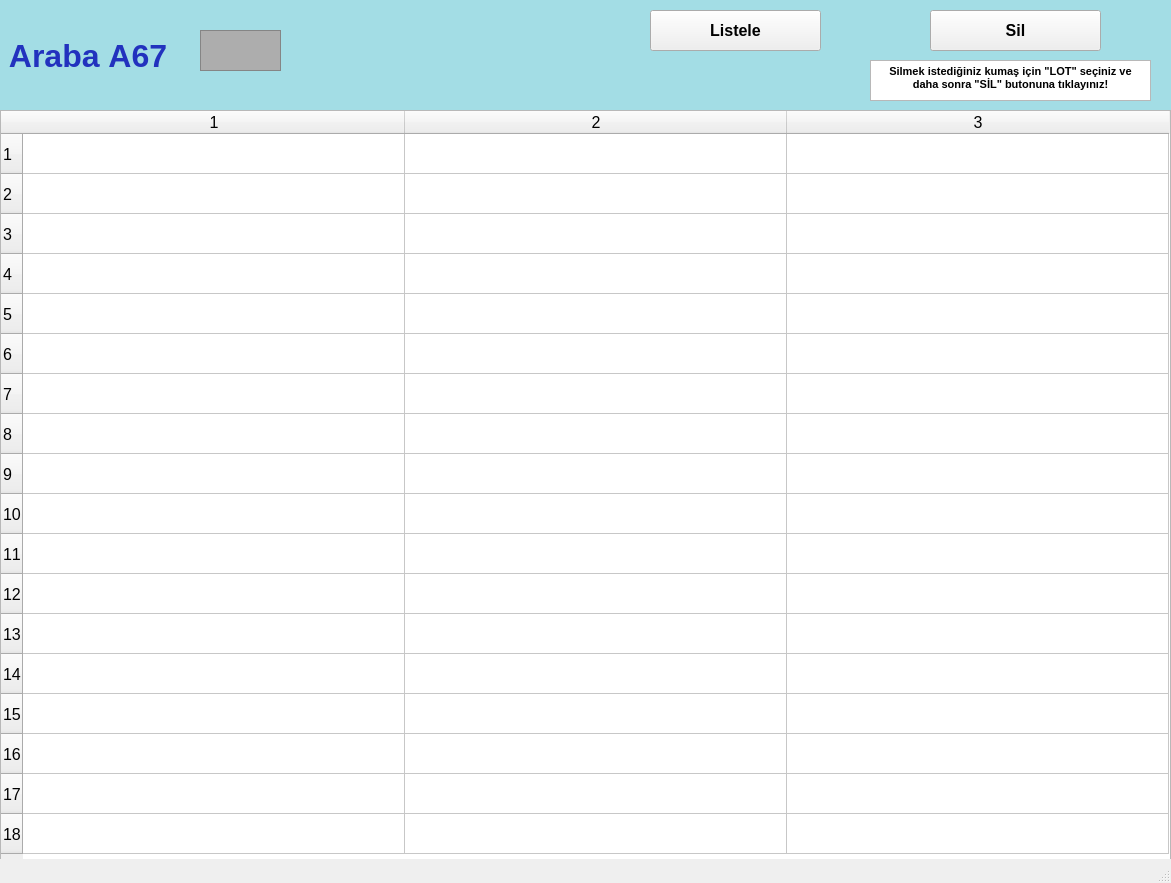
<?xml version="1.0" encoding="UTF-8"?>
<ui version="4.0">
 <class>arabalarA67_ekran</class>
 <widget class="QMainWindow" name="arabalarA67_ekran">
  <property name="geometry">
   <rect>
    <x>0</x>
    <y>0</y>
    <width>1171</width>
    <height>883</height>
   </rect>
  </property>
  <property name="font">
   <font>
    <pointsize>12</pointsize>
    <weight>50</weight>
    <bold>false</bold>
    <kerning>false</kerning>
   </font>
  </property>
  <property name="windowTitle">
   <string/>
  </property>
  <widget class="QWidget" name="centralwidget">
   <widget class="QLabel" name="arabaA1yazi_lbl">
    <property name="geometry">
     <rect>
      <x>0</x>
      <y>0</y>
      <width>1171</width>
      <height>111</height>
     </rect>
    </property>
    <property name="font">
     <font>
      <pointsize>24</pointsize>
      <weight>75</weight>
      <bold>true</bold>
     </font>
    </property>
    <property name="styleSheet">
     <string notr="true">background-color: rgb(163, 221, 229);
color: rgb(34, 50, 190);</string>
    </property>
    <property name="text">
     <string> Araba A67</string>
    </property>
   </widget>
   <widget class="QFrame" name="arabaA1_img">
    <property name="geometry">
     <rect>
      <x>200</x>
      <y>30</y>
      <width>81</width>
      <height>41</height>
     </rect>
    </property>
    <property name="styleSheet">
     <string notr="true">background-color: rgb(173, 173, 173);</string>
    </property>
    <property name="frameShape">
     <enum>QFrame::StyledPanel</enum>
    </property>
    <property name="frameShadow">
     <enum>QFrame::Raised</enum>
    </property>
   </widget>
   <widget class="QPushButton" name="listele67_btn">
    <property name="geometry">
     <rect>
      <x>650</x>
      <y>10</y>
      <width>171</width>
      <height>41</height>
     </rect>
    </property>
    <property name="font">
     <font>
      <pointsize>12</pointsize>
      <weight>75</weight>
      <bold>true</bold>
     </font>
    </property>
    <property name="text">
     <string>Listele</string>
    </property>
   </widget>
   <widget class="QTableWidget" name="A67_tw">
    <property name="geometry">
     <rect>
      <x>0</x>
      <y>110</y>
      <width>1171</width>
      <height>751</height>
     </rect>
    </property>
    <property name="baseSize">
     <size>
      <width>0</width>
      <height>0</height>
     </size>
    </property>
    <property name="rowCount">
     <number>18</number>
    </property>
    <property name="columnCount">
     <number>3</number>
    </property>
    <attribute name="horizontalHeaderVisible">
     <bool>true</bool>
    </attribute>
    <attribute name="horizontalHeaderCascadingSectionResizes">
     <bool>false</bool>
    </attribute>
    <attribute name="horizontalHeaderDefaultSectionSize">
     <number>382</number>
    </attribute>
    <attribute name="horizontalHeaderMinimumSectionSize">
     <number>38</number>
    </attribute>
    <attribute name="verticalHeaderDefaultSectionSize">
     <number>40</number>
    </attribute>
    <attribute name="verticalHeaderMinimumSectionSize">
     <number>23</number>
    </attribute>
    <row/>
    <row/>
    <row/>
    <row/>
    <row/>
    <row/>
    <row/>
    <row/>
    <row/>
    <row/>
    <row/>
    <row/>
    <row/>
    <row/>
    <row/>
    <row/>
    <row/>
    <row/>
    <column/>
    <column/>
    <column/>
   </widget>
   <widget class="QPushButton" name="sil67_btn">
    <property name="geometry">
     <rect>
      <x>930</x>
      <y>10</y>
      <width>171</width>
      <height>41</height>
     </rect>
    </property>
    <property name="font">
     <font>
      <pointsize>12</pointsize>
      <weight>75</weight>
      <bold>true</bold>
     </font>
    </property>
    <property name="text">
     <string>Sil</string>
    </property>
   </widget>
   <widget class="QTextBrowser" name="textBrowser">
    <property name="geometry">
     <rect>
      <x>870</x>
      <y>60</y>
      <width>281</width>
      <height>41</height>
     </rect>
    </property>
    <property name="html">
     <string>&lt;!DOCTYPE HTML PUBLIC &quot;-//W3C//DTD HTML 4.0//EN&quot; &quot;http://www.w3.org/TR/REC-html40/strict.dtd&quot;&gt;
&lt;html&gt;&lt;head&gt;&lt;meta name=&quot;qrichtext&quot; content=&quot;1&quot; /&gt;&lt;style type=&quot;text/css&quot;&gt;
p, li { white-space: pre-wrap; }
&lt;/style&gt;&lt;/head&gt;&lt;body style=&quot; font-family:'MS Shell Dlg 2'; font-size:12pt; font-weight:400; font-style:normal;&quot;&gt;
&lt;p align=&quot;center&quot; style=&quot; margin-top:0px; margin-bottom:0px; margin-left:0px; margin-right:0px; -qt-block-indent:0; text-indent:0px;&quot;&gt;&lt;span style=&quot; font-size:8pt; font-weight:600;&quot;&gt;Silmek istediğiniz kumaş için &amp;quot;LOT&amp;quot; seçiniz ve daha sonra &amp;quot;SİL&amp;quot; butonuna tıklayınız!&lt;/span&gt;&lt;/p&gt;&lt;/body&gt;&lt;/html&gt;</string>
    </property>
   </widget>
  </widget>
  <widget class="QStatusBar" name="statusbar"/>
 </widget>
 <resources/>
 <connections/>
</ui>
